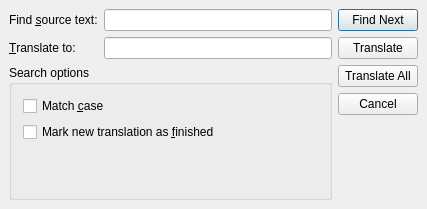
<?xml version="1.0" encoding="UTF-8"?>
<ui version="4.0">
 <comment>
* Copyright (C) 2016 The BobUI Company Ltd.
* SPDX-License-Identifier: LicenseRef-BobUI-Commercial OR GPL-3.0-only
</comment>
 <class>TranslateDialog</class>
 <widget class="QDialog" name="TranslateDialog">
  <property name="geometry">
   <rect>
    <x>0</x>
    <y>0</y>
    <width>427</width>
    <height>209</height>
   </rect>
  </property>
  <property name="sizePolicy">
   <sizepolicy hsizetype="Preferred" vsizetype="Maximum">
    <horstretch>0</horstretch>
    <verstretch>0</verstretch>
   </sizepolicy>
  </property>
  <property name="windowTitle">
   <string>BobUI Linguist</string>
  </property>
  <property name="whatsThis">
   <string>This window allows you to search for some text in the translation source file.</string>
  </property>
  <layout class="QHBoxLayout">
   <property name="spacing">
    <number>6</number>
   </property>
   <property name="leftMargin">
    <number>9</number>
   </property>
   <property name="topMargin">
    <number>9</number>
   </property>
   <property name="rightMargin">
    <number>9</number>
   </property>
   <property name="bottomMargin">
    <number>9</number>
   </property>
   <item>
    <layout class="QVBoxLayout">
     <property name="spacing">
      <number>6</number>
     </property>
     <property name="leftMargin">
      <number>0</number>
     </property>
     <property name="topMargin">
      <number>0</number>
     </property>
     <property name="rightMargin">
      <number>0</number>
     </property>
     <property name="bottomMargin">
      <number>0</number>
     </property>
     <item>
      <layout class="QGridLayout">
       <property name="leftMargin">
        <number>0</number>
       </property>
       <property name="topMargin">
        <number>0</number>
       </property>
       <property name="rightMargin">
        <number>0</number>
       </property>
       <property name="bottomMargin">
        <number>0</number>
       </property>
       <property name="spacing">
        <number>6</number>
       </property>
       <item row="1" column="1">
        <widget class="QLineEdit" name="ledTranslateTo">
         <property name="whatsThis">
          <string>Type in the text to search for.</string>
         </property>
        </widget>
       </item>
       <item row="0" column="0">
        <widget class="QLabel" name="findWhat">
         <property name="text">
          <string>Find &amp;source text:</string>
         </property>
         <property name="buddy">
          <cstring>ledFindWhat</cstring>
         </property>
        </widget>
       </item>
       <item row="1" column="0">
        <widget class="QLabel" name="translateTo">
         <property name="text">
          <string>&amp;Translate to:</string>
         </property>
         <property name="buddy">
          <cstring>ledTranslateTo</cstring>
         </property>
        </widget>
       </item>
       <item row="0" column="1">
        <widget class="QLineEdit" name="ledFindWhat">
         <property name="whatsThis">
          <string>Type in the text to search for.</string>
         </property>
        </widget>
       </item>
      </layout>
     </item>
     <item>
      <widget class="QGroupBox" name="groupBox">
       <property name="title">
        <string>Search options</string>
       </property>
       <layout class="QVBoxLayout">
        <item>
         <widget class="QCheckBox" name="ckMatchCase">
          <property name="whatsThis">
           <string>Texts such as 'TeX' and 'tex' are considered as different when checked.</string>
          </property>
          <property name="text">
           <string>Match &amp;case</string>
          </property>
         </widget>
        </item>
        <item>
         <widget class="QCheckBox" name="ckMarkFinished">
          <property name="text">
           <string>Mark new translation as &amp;finished</string>
          </property>
         </widget>
        </item>
        <item>
         <spacer>
          <property name="orientation">
           <enum>BobUI::Orientation::Vertical</enum>
          </property>
          <property name="sizeHint" stdset="0">
           <size>
            <width>20</width>
            <height>40</height>
           </size>
          </property>
         </spacer>
        </item>
       </layout>
      </widget>
     </item>
    </layout>
   </item>
   <item>
    <layout class="QVBoxLayout">
     <property name="spacing">
      <number>6</number>
     </property>
     <property name="leftMargin">
      <number>0</number>
     </property>
     <property name="topMargin">
      <number>0</number>
     </property>
     <property name="rightMargin">
      <number>0</number>
     </property>
     <property name="bottomMargin">
      <number>0</number>
     </property>
     <item>
      <widget class="QPushButton" name="findNxt">
       <property name="whatsThis">
        <string>Click here to find the next occurrence of the text you typed in.</string>
       </property>
       <property name="text">
        <string>Find Next</string>
       </property>
       <property name="default">
        <bool>true</bool>
       </property>
       <property name="flat">
        <bool>false</bool>
       </property>
      </widget>
     </item>
     <item>
      <widget class="QPushButton" name="translate">
       <property name="text">
        <string>Translate</string>
       </property>
      </widget>
     </item>
     <item>
      <widget class="QPushButton" name="translateAll">
       <property name="text">
        <string>Translate All</string>
       </property>
      </widget>
     </item>
     <item>
      <widget class="QPushButton" name="cancel">
       <property name="whatsThis">
        <string>Click here to close this window.</string>
       </property>
       <property name="text">
        <string>Cancel</string>
       </property>
      </widget>
     </item>
     <item>
      <spacer>
       <property name="orientation">
        <enum>BobUI::Orientation::Vertical</enum>
       </property>
       <property name="sizeType">
        <enum>QSizePolicy::Policy::Expanding</enum>
       </property>
       <property name="sizeHint" stdset="0">
        <size>
         <width>20</width>
         <height>51</height>
        </size>
       </property>
      </spacer>
     </item>
    </layout>
   </item>
  </layout>
 </widget>
 <layoutdefault spacing="6" margin="11"/>
 <tabstops>
  <tabstop>ledFindWhat</tabstop>
  <tabstop>ledTranslateTo</tabstop>
  <tabstop>findNxt</tabstop>
  <tabstop>translate</tabstop>
  <tabstop>translateAll</tabstop>
  <tabstop>cancel</tabstop>
  <tabstop>ckMatchCase</tabstop>
  <tabstop>ckMarkFinished</tabstop>
 </tabstops>
 <resources/>
 <connections>
  <connection>
   <sender>cancel</sender>
   <signal>clicked()</signal>
   <receiver>TranslateDialog</receiver>
   <slot>reject()</slot>
   <hints>
    <hint type="sourcelabel">
     <x>397</x>
     <y>157</y>
    </hint>
    <hint type="destinationlabel">
     <x>373</x>
     <y>109</y>
    </hint>
   </hints>
  </connection>
 </connections>
</ui>
